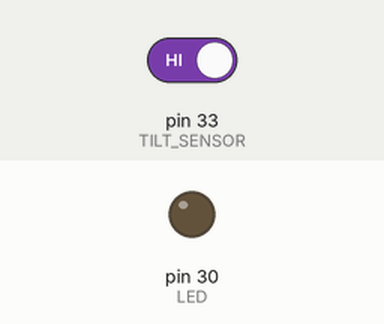
Recording of a sketch running on a simulated Arduino Mega 2560, built with avr-gcc and run on an emulated ATmega2560. Shown: output pins drawn as LEDs (lit = HIGH). Inputs (shaded band) come from the test bench; at power-on: pin 33 (TILT_SENSOR) HIGH.

Above: at 1.2 s.
1.3 s: pin 33 (TILT_SENSOR) driven LOW
At 2.0 s:
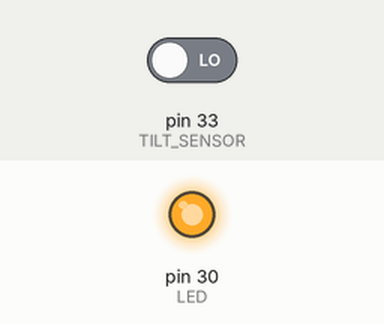
2.8 s: pin 33 (TILT_SENSOR) driven HIGH
At 3.2 s:
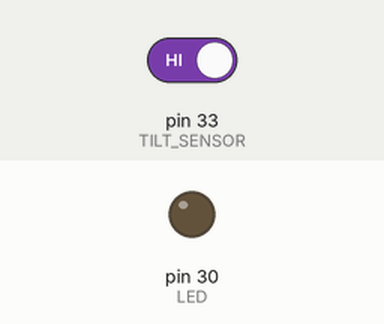
Timing chart, 0 to 5.8 s (numbered marks = the images above; inputs shaded):
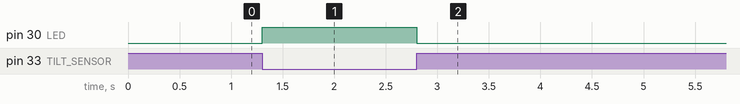

Measured:
- after the input at 1.3 s, pin 30 (LED): LOW → HIGH at once
- after the input at 2.8 s, pin 30 (LED): HIGH → LOW at once

The sketch:

Tiltsensor.ino
```cpp
#define LED 30 // LEDのピン
#define TILT_SENSOR 33 // 傾きセンサーのピン

void setup() {
  pinMode(LED, OUTPUT); // LEDピンの設定
  pinMode(TILT_SENSOR, INPUT_PULLUP); // 傾きセンサーの設定
}

void loop() {
  // 傾きセンサーの状態をチェック
  if (digitalRead(TILT_SENSOR) == LOW) {
    // 傾きセンサーがONのとき
    digitalWrite(LED, HIGH);
  } else {
    // 傾きセンサーがOFFのとき
    digitalWrite(LED, LOW);
  }
}
```
